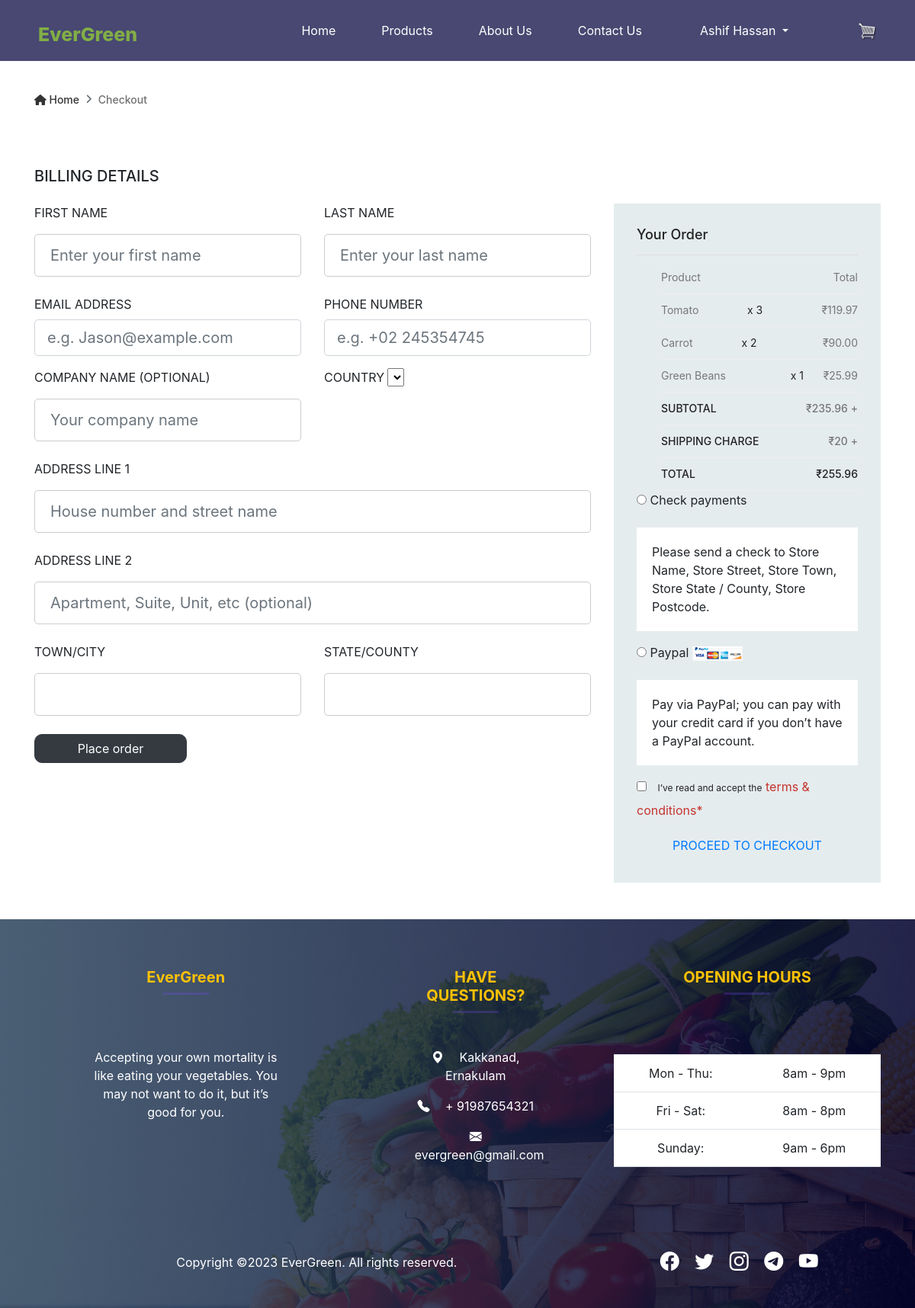
The app's page /shoppingcart/buy/ (signed in) with its own data.
### cart/models.py (models this page shows, shortened)
class Cart(models.Model):
    user = models.ForeignKey(User, on_delete=models.CASCADE)
    product = models.ForeignKey(Product, on_delete=models.CASCADE)
    quantity = models.PositiveIntegerField(default=1)
    created_at = models.DateTimeField(auto_now_add=True)
    updated_at = models.DateTimeField(auto_now=True)
    @property
    def total_price(self):
        return self.quantity * self.product.price

### store/models.py (models this page shows, shortened)
class Product(models.Model):
    name = models.CharField(max_length=150)
    slug = models.SlugField(max_length=160)
    product_image = models.ImageField(upload_to="product", null=True, blank=True)
    price = models.DecimalField(max_digits=8, decimal_places=2)
    is_active = models.BooleanField()
    created_at = models.DateTimeField(auto_now_add=True)

### cart/views.py (the view)
# urls.py: path('buy/', views.buy, name="buy"),
@login_required(login_url='login')
def buy(request):
    order = Cart.objects.filter(user=request.user)
    amount = decimal.Decimal(0)
    shipping_amount = decimal.Decimal(20)
    cp = [p for p in Cart.objects.all() if p.user == request.user]
    if cp:
        for p in cp:
            temp_amount = (p.quantity * p.product.price)
            amount += temp_amount
    context = {
        'cart_items': order,
        'amount': amount,
        'shipping_amount': shipping_amount,
        'total_amount': amount + shipping_amount,
    }
    return render(request, 'checkout.html', context)

### cart/templates/checkout.html (shortened to what this page needs)
{% extends 'main.html' %}
{% load static %}
{% block content %}
    <div class="breadcumb--con">
      <div class="container">
        <div class="row">
          <div class="col-12">
            <nav aria-label="breadcrumb">
              <ol class="breadcrumb">
                <li class="breadcrumb-item"><a href="#"><i class="fa fa-home"></i> Home</a></li>
                <li class="breadcrumb-item active" aria-current="page">Checkout</li>
              </ol>
            </nav>
          </div>
        </div>
      </div>
    </div>
    <section class="py-5">
        <div class="container">
          <h2 class="h5 text-uppercase mb-4">Billing details</h2>
          <div class="row">
            <div class="col-lg-8">
              <form action="#">
                <div class="row">
                  <div class="col-lg-6 form-group">
                    <label class="text-small text-uppercase" for="firstName">First name</label>
                    <input class="form-control form-control-lg" id="firstName" type="text" placeholder="Enter your first name">
                  </div>
                  <div class="col-lg-6 form-group">
                    <label class="text-small text-uppercase" for="lastName">Last name</label>
                    <input class="form-control form-control-lg" id="lastName" type="text" placeholder="Enter your last name">
                  </div>
                  <div class="col-lg-6 form-group">
                    <label class="text-small text-uppercase" for="email">Email address</label>
                    <input class="form-control form-control-lg" id="email" type="email" placeholder="e.g. Jason@example.com">
                  </div>
                  <div class="col-lg-6 form-group">
                    <label class="text-small text-uppercase" for="phone">Phone number</label>
                    <input class="form-control form-control-lg" id="phone" type="tel" placeholder="e.g. +02 245354745">
                  </div>
                  <div class="col-lg-6 form-group">
                    <label class="text-small text-uppercase" for="company">Company name (optional)</label>
                    <input class="form-control form-control-lg" id="company" type="text" placeholder="Your company name">
                  </div>
                  <div class="col-lg-6 form-group">
                    <label class="text-small text-uppercase" for="country">Country</label>
                    <select class="selectpicker country" id="country" data-width="fit" data-style="form-control form-control-lg" data-title="Select your country"></select>
                  </div>
                  <div class="col-lg-12 form-group">
                    <label class="text-small text-uppercase" for="address">Address line 1</label>
                    <input class="form-control form-control-lg" id="address" type="text" placeholder="House number and street name">
                  </div>
                  <div class="col-lg-12 form-group">
                    <label class="text-small text-uppercase" for="address">Address line 2</label>
                    <input class="form-control form-control-lg" id="addressalt" type="text" placeholder="Apartment, Suite, Unit, etc (optional)">
                  </div>
                  <div class="col-lg-6 form-group">
                    <label class="text-small text-uppercase" for="city">Town/City</label>
                    <input class="form-control form-control-lg" id="city" type="text">
                  </div>
                  <div class="col-lg-6 form-group">
                    <label class="text-small text-uppercase" for="state">State/County</label>
                    <input class="form-control form-control-lg" id="state" type="text">
                  </div>
                  <div class="col-lg-12 form-group">
                    <button class="btn btn-dark" type="submit">Place order</button>
                  </div>
                </div>
              </form>
            </div>
            <div class="col-lg-4">
                <div class="order_box">
                    <h2>Your Order</h2>
                    <ul class="list">
                        <li><a href="#">Product <span>Total</span></a></li>
                        {% for cart_item in cart_items %}
                        <li><a href="#">{{cart_item.product.name}} <span class="middle">x {{cart_item.quantity}}</span> <span class="last">₹{{cart_item.total_price}}</span></a></li>
                        {% endfor %}
                    </ul>
                    <ul class="list list_2">
                        <li><a href="#">Subtotal <span>₹{{amount}} +</span></a></li>
                        <li><a href="#">Shipping Charge<span>₹{{shipping_amount}} +</span></a></li>
                        <li><a href="#">Total <span>₹{{total_amount}}</span></a></li>
                    </ul>
                    <div class="payment_item">
                        <div class="radion_btn">
                            <input type="radio" id="f-option5" name="selector">
                            <label for="f-option5">Check payments</label>
                        </div>
                        <p>Please send a check to Store Name, Store Street, Store Town, Store State / County,
                            Store Postcode.</p>
                    </div>
                    <div class="payment_item active">
                        <div class="radion_btn">
                            <input type="radio" id="f-option6" name="selector">
                            <label for="f-option6">Paypal </label>
                            <img src="{% static 'images/card.jpg' %}" alt="">
                        </div>
                        <p>Pay via PayPal; you can pay with your credit card if you don’t have a PayPal
                            account.</p>
                    </div>
                    <div class="creat_account">
                        <input type="checkbox" id="f-option4" name="selector">
                        <label for="f-option4">I’ve read and accept the </label>
                        <a href="#">terms & conditions*</a>
                    </div>
                    <a class="primary-btn" href="#">Proceed to Checkout</a>
                </div>
            </div>
          </div>
        </div>
    </section>
{% endblock %}

### store/templates/main.html (shortened to what this page needs)
<!DOCTYPE html>
{% load static %}
<html lang="en" xmlns="http://www.w3.org/1999/html">
<head>
    <link href="https://cdn.jsdelivr.net/npm/bootstrap@5.3.0-alpha1/dist/css/bootstrap.min.css" rel="stylesheet">
    <link rel="stylesheet" href="https://cdn.jsdelivr.net/npm/bootstrap-icons@1.10.3/font/bootstrap-icons.css">
    <link rel="stylesheet" type="text/css" href="https://cdnjs.cloudflare.com/ajax/libs/font-awesome/6.2.1/css/all.min.css">
    <link rel="stylesheet" href="{% static 'css/owl.carousel.min.css' %}">
    <link rel="stylesheet" href="{% static 'css/bootstrap.min.css' %}">
    <link rel="stylesheet" href="{% static 'css/flaticon.css' %}">
    <link rel="stylesheet" href="{% static 'css/style.css' %}">
</head>
<body>
    <nav class="top-bar">
        <h1 class="top-logo">EverGreen</h1>
        <ul class="top-links">
            <li><a href="{% url 'home' %}" class="item">Home</a></li>
            <li><a href="{% url 'store' %}" class="item">Products</a></li>
            <li><a href="{% url 'about' %}" class="item">About Us</a></li>
            <li><a href="{% url 'contact' %}" class="item">Contact Us</a></li>
            {% if user.is_authenticated %}
                <li class="nav-item dropdown">
                  <a class="nav-link dropdown-toggle" href="#" role="button" id="navbarDropdown" data-bs-toggle="dropdown" aria-expanded="false">
                    {{user.first_name}} {{user.last_name}}
                  </a>
                </li>
            {% else %}
                <li><a href="{% url 'login' %}" class="btn btn-warning">Login</a></li>
            {% endif %}
            <li><a href="{% url 'cart' %}">
                <img  id="cart-icon" src="{% static 'images/cart3.png' %}">
            </a></li>
        </ul>
    </nav>
{% block content %}
{% endblock %}
    <footer class="text-white pt-3 pb-3 bg-img bg-gradient-overlay" style="background-image: url({% static 'store/images/footer.jpg' %}); position: sticky; top: 100%; z-index: 0;">
        <div class="container text-center text-md-start mt-5">
            <div class="row mt-3">
                <div class="col-md-3 col-lg-4 col-xl-3 mx-auto mb-4">
                    <h5 class="text-warning fw-bold">EverGreen</h5>
                    <hr
                        class="mb-4 mt-0 d-inline-block mx-auto"
                        style="width: 60px; background-color: #7c4dff; height: 2px"/><br><br>
                    <p>Accepting your own mortality is like eating your vegetables. You may not want to do it, but it’s good for you.</p>
                </div>
                <div class="col-md-3 col-lg-2 col-xl-2 mx-auto mb-4">
                    <h5 class="text-uppercase fw-bold text-warning">Have Questions?</h5>
                    <hr
                        class="mb-4 mt-0 d-inline-block mx-auto"
                        style="width: 60px; background-color: #7c4dff; height: 2px"/><br>
                    <p><i class="bi bi-geo-alt-fill mr-3"></i> Kakkanad, Ernakulam</p>
                    <p><i class="bi bi-telephone-fill mr-3"></i> + 91987654321</p>
                    <p><i class="bi bi-envelope-fill"></i> evergreen@gmail.com</p>
                </div>
                <div class="col-lg-4 col-md-6 mb-4">
                  <h5 class="text-uppercase fw-bold text-warning">Opening hours</h5>
                  <hr
                      class="mb-4 mt-0 d-inline-block mx-auto"
                      style="width: 60px; background-color: #7c4dff; height: 2px"/><br><br><br>
                  <table class="table text-center text-white">
                    <tbody class="font-weight-normal">
                      <tr>
                        <td>Mon - Thu:</td>
                        <td>8am - 9pm</td>
                      </tr>
                      <tr>
                        <td>Fri - Sat:</td>
                        <td>8am - 8pm</td>
                      </tr>
                      <tr>
                        <td>Sunday:</td>
                        <td>9am - 6pm</td>
                      </tr>
                    </tbody>
                  </table>
                </div>
            </div>
            <hr class="mb-4">
            <section class="p-3 pt-0">
                <div class="row d-flex align-items-center">
                  <div class="col-md-7 col-lg-8 text-center text-md-start">
                    <div class="p-3">
                        Copyright &copy;<script>document.write(new Date().getFullYear());</script> EverGreen. All rights reserved.
                    </div>
                  </div>
                  <div class="col-md-5 col-lg-4 ml-lg-0 text-center text-md-end">
                    <a href="https://www.facebook.com/"
                       class="btn-floating btn-sm text-white" style="font-size:25px;">
                        <i class="bi bi-facebook"></i></a>
                    <a href="https://twitter.com"
                       class="btn-floating btn-sm text-white" style="font-size:25px;">
                       <i class="bi bi-twitter"></i></a>
                    <a href="https://www.instagram.com/"
                       class="btn-floating btn-sm text-white" style="font-size:25px;">
                       <i class="bi bi-instagram"></i></a>
                    <a href="https://telegram.org/"
                       class="btn-floating btn-sm text-white" style="font-size:25px;">
                       <i class="bi bi-telegram"></i></a>
                    <a href="https://www.youtube.com/"
                       class="btn-floating btn-sm text-white" style="font-size:25px;">
                       <i class="bi bi-youtube"></i></a>
                  </div>
                </div>
            </section>
        </div>
    </footer>
 </body>
</html>

### records on screen
Cart: product.name "Tomato", quantity "3", total_price "119.97"
Cart: product.name "Carrot", quantity "2", total_price "90.00"
Cart: product.name "Green Beans", quantity "1", total_price "25.99"

### other values on screen
{{ user.first_name }} "Ashif"
{{ user.last_name }} "Hassan"
{{ amount }} "235.96"
{{ shipping_amount }} "20"
{{ total_amount }} "255.96"
